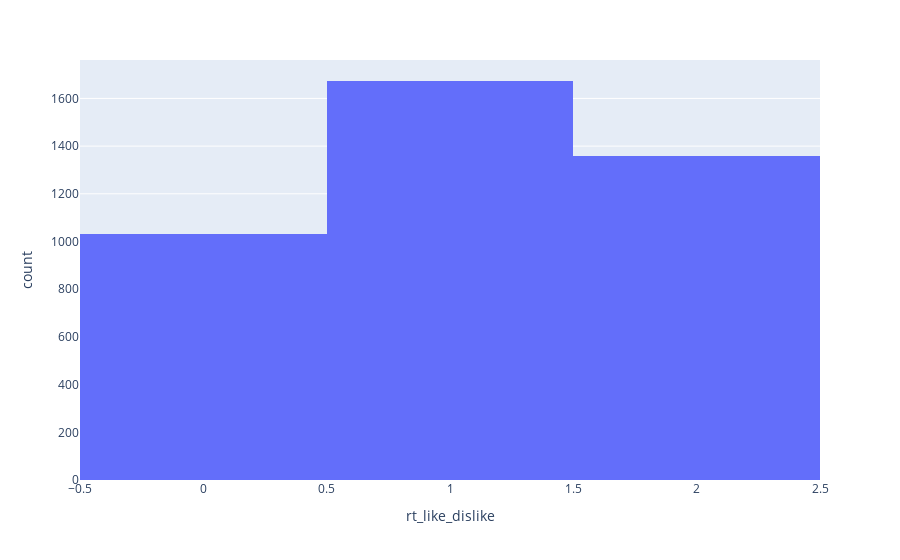

Notebook code cell kept with this figure:
### Code cell
# Using plotly.express
import plotly.express as px

fig = px.histogram(df_churn_enriq, x="rt_like_dislike")
fig.show()

### Figure 1 — Plotly figure (JSON) as saved in the notebook; plotly's stock layout.template omitted (floating-point values rounded to 4 significant figures; data arrays with more than 128 entries replaced by an {"elided": "..."} marker saying what was removed)
{"data": [{"alignmentgroup": "True", "bingroup": "x", "hovertemplate": "rt_like_dislike=%{x}<br>count=%{y}<extra></extra>", "legendgroup": "", "marker": {"color": "#636efa", "pattern": {"shape": ""}}, "name": "", "offsetgroup": "", "orientation": "v", "showlegend": false, "type": "histogram", "x": {"elided": "4064 int values"}, "xaxis": "x", "yaxis": "y"}], "layout": {"barmode": "relative", "legend": {"tracegroupgap": 0}, "margin": {"t": 60}, "xaxis": {"anchor": "y", "domain": [0, 1], "title": {"text": "rt_like_dislike"}}, "yaxis": {"anchor": "x", "domain": [0, 1], "title": {"text": "count"}}}}
